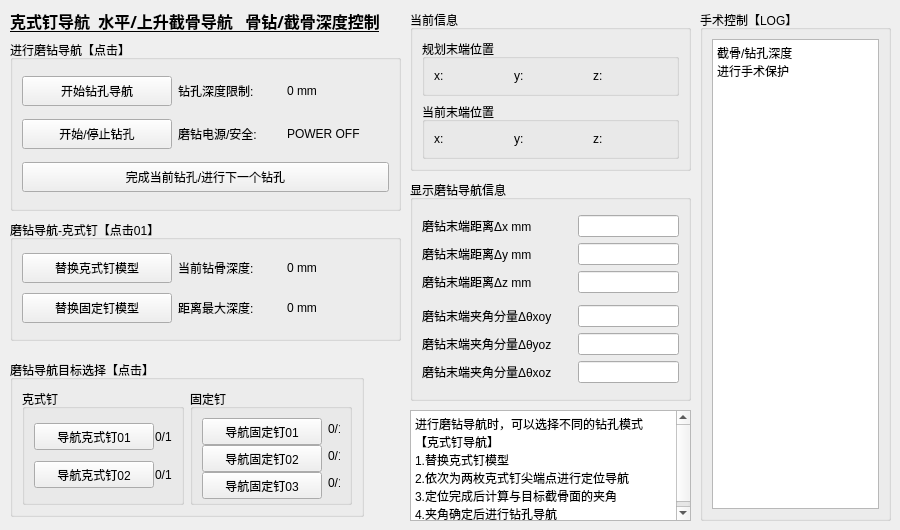
      <widget class="QWidget" name="tab_4">
       <attribute name="title">
        <string>术中导航01</string>
       </attribute>
       <widget class="QLabel" name="label_19">
        <property name="geometry">
         <rect>
          <x>10</x>
          <y>0</y>
          <width>561</width>
          <height>41</height>
         </rect>
        </property>
        <property name="font">
         <font>
          <family>微软雅黑</family>
          <pointsize>12</pointsize>
          <weight>75</weight>
          <bold>true</bold>
          <underline>true</underline>
         </font>
        </property>
        <property name="text">
         <string>克式钉导航  水平/上升截骨导航   骨钻/截骨深度控制</string>
        </property>
       </widget>
       <widget class="QGroupBox" name="groupBox_59">
        <property name="geometry">
         <rect>
          <x>10</x>
          <y>220</y>
          <width>391</width>
          <height>121</height>
         </rect>
        </property>
        <property name="title">
         <string>磨钻导航-克式钉【点击01】</string>
        </property>
        <layout class="QGridLayout" name="gridLayout_9">
         <item row="1" column="0">
          <widget class="QPushButton" name="pushButton_ChangeLinkPin">
           <property name="minimumSize">
            <size>
             <width>150</width>
             <height>30</height>
            </size>
           </property>
           <property name="text">
            <string>替换固定钉模型</string>
           </property>
          </widget>
         </item>
         <item row="0" column="1">
          <widget class="QLabel" name="label">
           <property name="text">
            <string>当前钻骨深度:</string>
           </property>
          </widget>
         </item>
         <item row="0" column="0">
          <widget class="QPushButton" name="pushButton_ChangeKeShiPin">
           <property name="minimumSize">
            <size>
             <width>150</width>
             <height>30</height>
            </size>
           </property>
           <property name="text">
            <string>替换克式钉模型</string>
           </property>
          </widget>
         </item>
         <item row="0" column="2">
          <widget class="QLabel" name="label_currentDepth">
           <property name="text">
            <string>0 mm</string>
           </property>
          </widget>
         </item>
         <item row="1" column="1">
          <widget class="QLabel" name="label_3">
           <property name="text">
            <string>距离最大深度:</string>
           </property>
          </widget>
         </item>
         <item row="1" column="2">
          <widget class="QLabel" name="label_currentDistance">
           <property name="text">
            <string>0 mm</string>
           </property>
          </widget>
         </item>
        </layout>
       </widget>
       <widget class="QTextBrowser" name="textBrowser_DrillGuide">
        <property name="geometry">
         <rect>
          <x>410</x>
          <y>410</y>
          <width>281</width>
          <height>111</height>
         </rect>
        </property>
        <property name="html">
         <string>&lt;!DOCTYPE HTML PUBLIC &quot;-//W3C//DTD HTML 4.0//EN&quot; &quot;http://www.w3.org/TR/REC-html40/strict.dtd&quot;&gt;
&lt;html&gt;&lt;head&gt;&lt;meta name=&quot;qrichtext&quot; content=&quot;1&quot; /&gt;&lt;style type=&quot;text/css&quot;&gt;
p, li { white-space: pre-wrap; }
&lt;/style&gt;&lt;/head&gt;&lt;body style=&quot; font-family:'SimSun'; font-size:9pt; font-weight:400; font-style:normal;&quot;&gt;
&lt;p style=&quot; margin-top:0px; margin-bottom:0px; margin-left:0px; margin-right:0px; -qt-block-indent:0; text-indent:0px;&quot;&gt;进行磨钻导航时，可以选择不同的钻孔模式&lt;/p&gt;
&lt;p style=&quot; margin-top:0px; margin-bottom:0px; margin-left:0px; margin-right:0px; -qt-block-indent:0; text-indent:0px;&quot;&gt;【克式钉导航】&lt;/p&gt;
&lt;p style=&quot; margin-top:0px; margin-bottom:0px; margin-left:0px; margin-right:0px; -qt-block-indent:0; text-indent:0px;&quot;&gt;1.替换克式钉模型&lt;/p&gt;
&lt;p style=&quot; margin-top:0px; margin-bottom:0px; margin-left:0px; margin-right:0px; -qt-block-indent:0; text-indent:0px;&quot;&gt;2.依次为两枚克式钉尖端点进行定位导航&lt;/p&gt;
&lt;p style=&quot; margin-top:0px; margin-bottom:0px; margin-left:0px; margin-right:0px; -qt-block-indent:0; text-indent:0px;&quot;&gt;3.定位完成后计算与目标截骨面的夹角&lt;/p&gt;
&lt;p style=&quot; margin-top:0px; margin-bottom:0px; margin-left:0px; margin-right:0px; -qt-block-indent:0; text-indent:0px;&quot;&gt;4.夹角确定后进行钻孔导航&lt;/p&gt;&lt;/body&gt;&lt;/html&gt;</string>
        </property>
       </widget>
       <widget class="QGroupBox" name="groupBox_55">
        <property name="geometry">
         <rect>
          <x>700</x>
          <y>10</y>
          <width>191</width>
          <height>511</height>
         </rect>
        </property>
        <property name="title">
         <string>手术控制【LOG】</string>
        </property>
        <layout class="QHBoxLayout" name="horizontalLayout_17">
         <item>
          <widget class="QTextBrowser" name="textBrowser_DepthGuide">
           <property name="html">
            <string>&lt;!DOCTYPE HTML PUBLIC &quot;-//W3C//DTD HTML 4.0//EN&quot; &quot;http://www.w3.org/TR/REC-html40/strict.dtd&quot;&gt;
&lt;html&gt;&lt;head&gt;&lt;meta name=&quot;qrichtext&quot; content=&quot;1&quot; /&gt;&lt;style type=&quot;text/css&quot;&gt;
p, li { white-space: pre-wrap; }
&lt;/style&gt;&lt;/head&gt;&lt;body style=&quot; font-family:'SimSun'; font-size:9pt; font-weight:400; font-style:normal;&quot;&gt;
&lt;p style=&quot; margin-top:0px; margin-bottom:0px; margin-left:0px; margin-right:0px; -qt-block-indent:0; text-indent:0px;&quot;&gt;截骨/钻孔深度&lt;/p&gt;
&lt;p style=&quot; margin-top:0px; margin-bottom:0px; margin-left:0px; margin-right:0px; -qt-block-indent:0; text-indent:0px;&quot;&gt;进行手术保护&lt;/p&gt;&lt;/body&gt;&lt;/html&gt;</string>
           </property>
          </widget>
         </item>
        </layout>
       </widget>
       <widget class="QGroupBox" name="groupBox_28">
        <property name="geometry">
         <rect>
          <x>410</x>
          <y>180</y>
          <width>281</width>
          <height>221</height>
         </rect>
        </property>
        <property name="title">
         <string>显示磨钻导航信息</string>
        </property>
        <layout class="QVBoxLayout" name="verticalLayout_6">
         <item>
          <layout class="QGridLayout" name="gridLayout_15">
           <item row="0" column="1">
            <widget class="QLineEdit" name="LineEdit_distance_End_x"/>
           </item>
           <item row="1" column="0">
            <widget class="QLabel" name="Label_6">
             <property name="minimumSize">
              <size>
               <width>150</width>
               <height>0</height>
              </size>
             </property>
             <property name="text">
              <string>磨钻末端距离Δy mm</string>
             </property>
            </widget>
           </item>
           <item row="1" column="1">
            <widget class="QLineEdit" name="LineEdit_distance_End_y"/>
           </item>
           <item row="2" column="1">
            <widget class="QLineEdit" name="LineEdit_distance_End_z"/>
           </item>
           <item row="2" column="0">
            <widget class="QLabel" name="Label_7">
             <property name="minimumSize">
              <size>
               <width>150</width>
               <height>0</height>
              </size>
             </property>
             <property name="text">
              <string>磨钻末端距离Δz mm</string>
             </property>
            </widget>
           </item>
           <item row="0" column="0">
            <widget class="QLabel" name="Label_5">
             <property name="minimumSize">
              <size>
               <width>150</width>
               <height>0</height>
              </size>
             </property>
             <property name="text">
              <string>磨钻末端距离Δx mm</string>
             </property>
            </widget>
           </item>
          </layout>
         </item>
         <item>
          <layout class="QGridLayout" name="gridLayout_16">
           <item row="0" column="1">
            <widget class="QLineEdit" name="LineEdit_distance_Angle_xoy"/>
           </item>
           <item row="1" column="0">
            <widget class="QLabel" name="Label_8">
             <property name="minimumSize">
              <size>
               <width>150</width>
               <height>0</height>
              </size>
             </property>
             <property name="text">
              <string>磨钻末端夹角分量Δθyoz</string>
             </property>
            </widget>
           </item>
           <item row="1" column="1">
            <widget class="QLineEdit" name="LineEdit_distance_Angle_yoz"/>
           </item>
           <item row="2" column="1">
            <widget class="QLineEdit" name="LineEdit_distance_Angle_xoz"/>
           </item>
           <item row="2" column="0">
            <widget class="QLabel" name="Label_9">
             <property name="minimumSize">
              <size>
               <width>150</width>
               <height>0</height>
              </size>
             </property>
             <property name="text">
              <string>磨钻末端夹角分量Δθxoz</string>
             </property>
            </widget>
           </item>
           <item row="0" column="0">
            <widget class="QLabel" name="Label_10">
             <property name="minimumSize">
              <size>
               <width>150</width>
               <height>0</height>
              </size>
             </property>
             <property name="text">
              <string>磨钻末端夹角分量Δθxoy</string>
             </property>
            </widget>
           </item>
          </layout>
         </item>
        </layout>
       </widget>
       <widget class="QGroupBox" name="groupBox_29">
        <property name="geometry">
         <rect>
          <x>10</x>
          <y>40</y>
          <width>391</width>
          <height>171</height>
         </rect>
        </property>
        <property name="title">
         <string>进行磨钻导航【点击】</string>
        </property>
        <layout class="QGridLayout" name="gridLayout_17">
         <item row="0" column="0">
          <widget class="QPushButton" name="guideDrill_pushButton">
           <property name="minimumSize">
            <size>
             <width>150</width>
             <height>30</height>
            </size>
           </property>
           <property name="text">
            <string>开始钻孔导航</string>
           </property>
          </widget>
         </item>
         <item row="1" column="1">
          <widget class="QLabel" name="label_12">
           <property name="text">
            <string>磨钻电源/安全:</string>
           </property>
          </widget>
         </item>
         <item row="1" column="0">
          <widget class="QPushButton" name="startDrill_pushButton">
           <property name="minimumSize">
            <size>
             <width>150</width>
             <height>30</height>
            </size>
           </property>
           <property name="text">
            <string>开始/停止钻孔</string>
           </property>
          </widget>
         </item>
         <item row="1" column="2">
          <widget class="QLabel" name="label_power">
           <property name="text">
            <string>POWER OFF</string>
           </property>
          </widget>
         </item>
         <item row="4" column="0" colspan="3">
          <widget class="QPushButton" name="pushButton_finishCurrent">
           <property name="minimumSize">
            <size>
             <width>0</width>
             <height>30</height>
            </size>
           </property>
           <property name="text">
            <string>完成当前钻孔/进行下一个钻孔</string>
           </property>
          </widget>
         </item>
         <item row="0" column="1">
          <widget class="QLabel" name="label_21">
           <property name="text">
            <string>钻孔深度限制:</string>
           </property>
          </widget>
         </item>
         <item row="0" column="2">
          <widget class="QLabel" name="label_depth">
           <property name="text">
            <string>0 mm</string>
           </property>
          </widget>
         </item>
        </layout>
       </widget>
       <widget class="QGroupBox" name="groupBox_30">
        <property name="geometry">
         <rect>
          <x>10</x>
          <y>360</y>
          <width>354</width>
          <height>157</height>
         </rect>
        </property>
        <property name="title">
         <string>磨钻导航目标选择【点击】</string>
        </property>
        <layout class="QHBoxLayout" name="horizontalLayout_19">
         <item>
          <widget class="QGroupBox" name="groupBox_36">
           <property name="maximumSize">
            <size>
             <width>180</width>
             <height>16777215</height>
            </size>
           </property>
           <property name="title">
            <string>克式钉</string>
           </property>
           <layout class="QGridLayout" name="gridLayout_18">
            <item row="0" column="0">
             <widget class="QPushButton" name="pushButton_setKeShi01">
              <property name="minimumSize">
               <size>
                <width>120</width>
                <height>27</height>
               </size>
              </property>
              <property name="text">
               <string>导航克式钉01</string>
              </property>
             </widget>
            </item>
            <item row="0" column="1">
             <widget class="QLabel" name="label_keshi01">
              <property name="text">
               <string>0/1</string>
              </property>
             </widget>
            </item>
            <item row="1" column="0">
             <widget class="QPushButton" name="pushButton_setKeShi02">
              <property name="minimumSize">
               <size>
                <width>120</width>
                <height>27</height>
               </size>
              </property>
              <property name="text">
               <string>导航克式钉02</string>
              </property>
             </widget>
            </item>
            <item row="1" column="1">
             <widget class="QLabel" name="label_keshi02">
              <property name="text">
               <string>0/1</string>
              </property>
             </widget>
            </item>
           </layout>
          </widget>
         </item>
         <item>
          <widget class="QGroupBox" name="groupBox_38">
           <property name="title">
            <string>固定钉</string>
           </property>
           <layout class="QFormLayout" name="formLayout_2">
            <item row="0" column="0">
             <widget class="QPushButton" name="pushButton_setLink01">
              <property name="minimumSize">
               <size>
                <width>120</width>
                <height>27</height>
               </size>
              </property>
              <property name="text">
               <string>导航固定钉01</string>
              </property>
             </widget>
            </item>
            <item row="1" column="0">
             <widget class="QPushButton" name="pushButton_setLink02">
              <property name="minimumSize">
               <size>
                <width>120</width>
                <height>27</height>
               </size>
              </property>
              <property name="text">
               <string>导航固定钉02</string>
              </property>
             </widget>
            </item>
            <item row="2" column="0">
             <widget class="QPushButton" name="pushButton_setLink03">
              <property name="minimumSize">
               <size>
                <width>120</width>
                <height>27</height>
               </size>
              </property>
              <property name="text">
               <string>导航固定钉03</string>
              </property>
             </widget>
            </item>
            <item row="0" column="1">
             <widget class="QLabel" name="label_link01">
              <property name="text">
               <string>0/1</string>
              </property>
             </widget>
            </item>
            <item row="1" column="1">
             <widget class="QLabel" name="label_link02">
              <property name="text">
               <string>0/1</string>
              </property>
             </widget>
            </item>
            <item row="2" column="1">
             <widget class="QLabel" name="label_link03">
              <property name="text">
               <string>0/1</string>
              </property>
             </widget>
            </item>
           </layout>
          </widget>
         </item>
        </layout>
       </widget>
       <widget class="QGroupBox" name="groupBox_40">
        <property name="geometry">
         <rect>
          <x>410</x>
          <y>10</y>
          <width>281</width>
          <height>161</height>
         </rect>
        </property>
        <property name="title">
         <string>当前信息</string>
        </property>
        <layout class="QVBoxLayout" name="verticalLayout_13">
         <item>
          <widget class="QGroupBox" name="groupBox_42">
           <property name="title">
            <string>规划末端位置</string>
           </property>
           <layout class="QHBoxLayout" name="horizontalLayout_20">
            <item>
             <widget class="QLabel" name="label_set_x">
              <property name="text">
               <string>x:</string>
              </property>
             </widget>
            </item>
            <item>
             <widget class="QLabel" name="label_set_y">
              <property name="text">
               <string>y:</string>
              </property>
             </widget>
            </item>
            <item>
             <widget class="QLabel" name="label_set_z">
              <property name="text">
               <string>z:</string>
              </property>
             </widget>
            </item>
           </layout>
          </widget>
         </item>
         <item>
          <widget class="QGroupBox" name="groupBox_49">
           <property name="title">
            <string>当前末端位置</string>
           </property>
           <layout class="QHBoxLayout" name="horizontalLayout_21">
            <item>
             <widget class="QLabel" name="label_des_x">
              <property name="text">
               <string>x:</string>
              </property>
             </widget>
            </item>
            <item>
             <widget class="QLabel" name="label_des_y">
              <property name="text">
               <string>y:</string>
              </property>
             </widget>
            </item>
            <item>
             <widget class="QLabel" name="label_des_z">
              <property name="text">
               <string>z:</string>
              </property>
             </widget>
            </item>
           </layout>
          </widget>
         </item>
        </layout>
       </widget>
      </widget>
